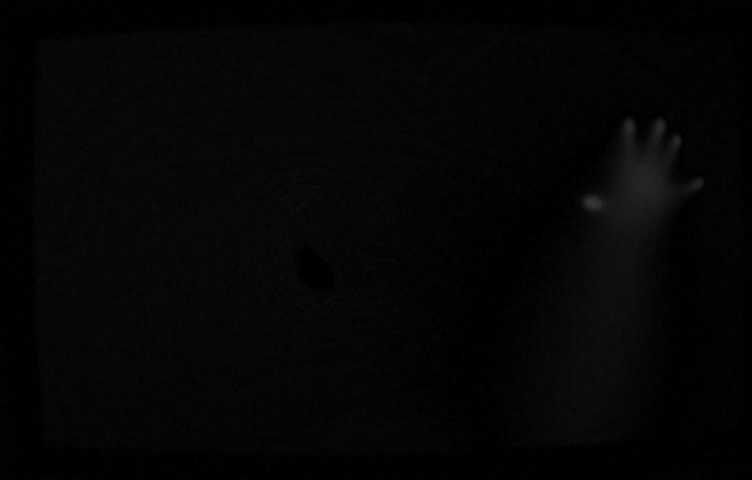
#> input picture GIMP/1.jpg, 752 x 480 px, given in place of mt_camera_raw.AVI, which was not available
$ python blob_detection.py
#> lines starting #> are read from the running program, lines starting #| are printed output that depends on the picture
### src/tuio_sender.py
from pythontuio import TuioServer, Cursor

TUIO_IP = "127.0.0.1"
TUIO_PORT = 3333
NORM_MIN = 0.0
NORM_MAX = 1.0

# [8 lines left out: function normalize, not called in this run]

def create_server():
    """Erstellt den TUIO-Server (sendet per UDP an ip:port)."""
    return TuioServer(TUIO_IP, TUIO_PORT)

# [31 lines left out: functions send_tracks, clear, not called in this run]

### src/blob_detection.py
import cv2
import time
from pathlib import Path
import numpy as np
from blob_tracking import update_tracks
from tuio_sender import create_server, send_tracks, clear

# --- Parameter der Pipeline (Startwerte der Trackbars) ---
BLUR_KERNEL = 15
SMOOTH_KERNEL = 5
THRESHOLD = 10
MIN_AREA = 2
MAX_DIST = 60
MAX_MISSED = 3              # so viele Frames darf ein Finger fehlen (bei 10 FPS = 300 ms)
NB_FRAMES = 20              # Anzahl Frames für das Hintergrundbild
FIRST_ID = 1                # erste vergebene Blob-ID
MIN_KERNEL = 1              # Kernel 0 führt bei cv2.blur zu einem Fehler

# --- Maximalwerte der Trackbars ---
BLUR_MAX = 101
SMOOTH_MAX = 31
THRESHOLD_MAX = 255
MIN_AREA_MAX = 500

# --- Bildverarbeitung ---
WHITE = 255                 # Wert für "weiß" im Binärbild (uint8)
MIN_ELLIPSE_POINTS = 5      # fitEllipse braucht mindestens 5 Punkte
HIERARCHY_PARENT = 3        # Index des Eltern-Elements in hierarchy[0][i]
NO_PARENT = -1              # kein Eltern-Element -> äußere Kontur

# --- Fenster ---
MAIN_WINDOW = "multi-touch"
PARAM_WINDOW = "parameter"
WINDOW_WIDTH = 720
WINDOW_HEIGHT = 480

# --- Farben (BGR) ---
RED = (0, 0, 255)
GREEN = (0, 255, 0)
BLUE = (255, 0, 0)
YELLOW = (0, 255, 255)
WHITE_BGR = (255, 255, 255)

# --- Zeichnen ---
ELLIPSE_THICKNESS = 2
CENTER_RADIUS = 2
CONTOUR_THICKNESS = 1
FONT = cv2.FONT_HERSHEY_PLAIN
FONT_SCALE = 1
FONT_THICKNESS = 1
ID_OFFSET_X = 8             # ID-Text rechts neben dem Blob
ID_OFFSET_Y = -8            # ID-Text über dem Blob
TEXT_POS_FRAME = (0, 15)    # Position "frame #..."
TEXT_POS_TIME = (0, 30)     # Position "time per frame..."

# --- Ablauf und Tasten ---
FRAME_DELAY_MS = 50       # Wartezeit pro Frame in waitKey
KEY_ESC = 27
KEY_PAUSE = ord('p')
DEBUG_FRAME = 100           # Frame, für den Debug-Infos ausgegeben werden

VIDEO_PATH = Path(__file__).parent.parent / "Video" / "mt_camera_raw.AVI"

# open video stream
# cap = cv2.VideoCapture(0, cv2.CAP_DSHOW) # open camera
cap = cv2.VideoCapture(str(VIDEO_PATH), cv2.CAP_FFMPEG)  # open video file (complete PATH might be needed!)
if not cap.isOpened():
    print('Unable to load the video, please check path and filename!')
    quit()

def to_gray(img):
    return cv2.cvtColor(img, cv2.COLOR_BGR2GRAY)

def make_background(cap, nb_frames):
#> called with nb_frames = 20
    cap.set(cv2.CAP_PROP_POS_FRAMES, 0)
    summe = None
    for i in range(nb_frames):
        success, frame = cap.read()
        if not success:
            break
        gray = to_gray(frame).astype(np.float32)
        if summe is None:
            summe = np.zeros_like(gray)
        summe += gray
#> this loop made 20 passes
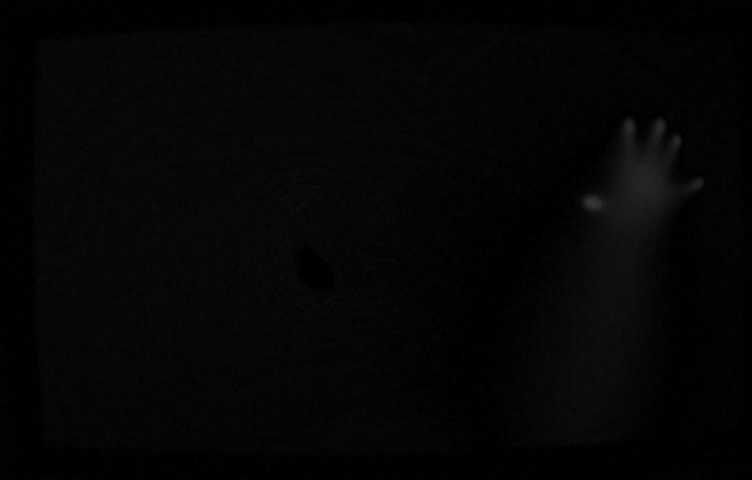
#> input picture GIMP/1.jpg, 752 x 480 px, given in place of mt_camera_raw.AVI, which was not available
#> pass 1, in make_background, `gray = to_gray(frame).astype(np.float32)`:
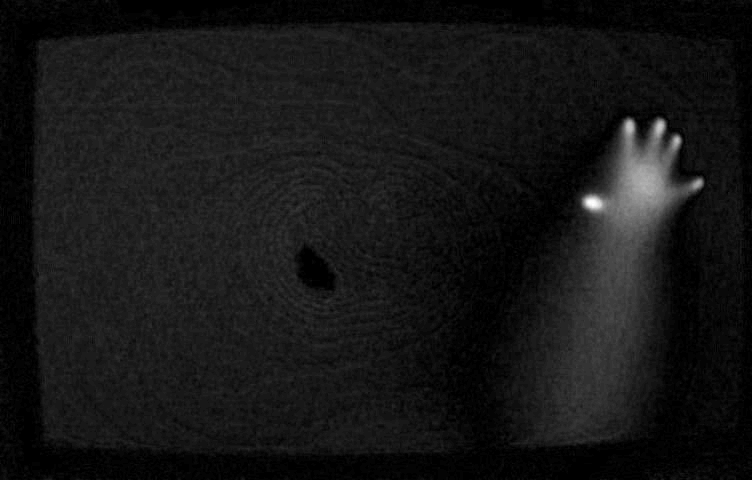
#> gray: shape (480, 752) float32; min 0, max 53, mean 4.7; drawn with min black and max white
#> pass 3, in make_background, `summe += gray`:
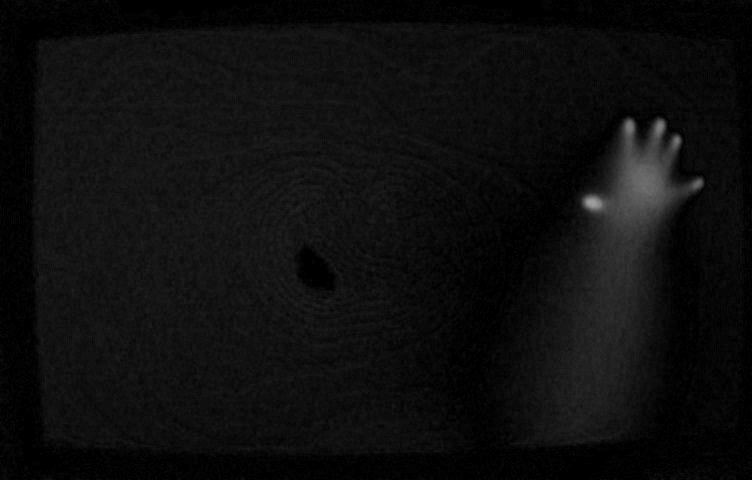
#> summe: shape (480, 752) float32; min 0, max 159, mean 14
#> frame is the input picture: shape (480, 752, 3); min 0, max 53, mean 4.7
    background = summe / nb_frames
    cap.set(cv2.CAP_PROP_POS_FRAMES, 0)
    return background.astype(np.uint8)

def substract_background(gray, background):
    """Differenzbild: |gray - background|, Typ uint8."""
    return cv2.absdiff(background, gray)

# [51 lines left out: functions highpass, binarize, find_contours, filter_blobs, blob_info, get_centers and 1 more, not called in this run]

def nothing(x):
    """Leere Funktion. createTrackbar braucht eine, wir brauchen sie nicht."""
    pass

def create_trackbars():
    """Erstellt ein Fenster mit einem Schieberegler pro Parameter."""
    cv2.namedWindow(PARAM_WINDOW)
    cv2.createTrackbar("blur",      PARAM_WINDOW, BLUR_KERNEL,   BLUR_MAX,      nothing)
    cv2.createTrackbar("smooth",    PARAM_WINDOW, SMOOTH_KERNEL, SMOOTH_MAX,    nothing)
    cv2.createTrackbar("threshold", PARAM_WINDOW, THRESHOLD,     THRESHOLD_MAX, nothing)
    cv2.createTrackbar("min_area",  PARAM_WINDOW, MIN_AREA,      MIN_AREA_MAX,  nothing)

# [15 lines left out: functions read_trackbars, draw_ids, not called in this run]

def run():

    frame_time_ms = 0
    tracks = {}
    next_id = FIRST_ID
    frame_counter = 0

    # create window and make it full-screen capable, set to 720p default
    cv2.namedWindow(MAIN_WINDOW, cv2.WINDOW_NORMAL)
    cv2.resizeWindow(MAIN_WINDOW, WINDOW_WIDTH, WINDOW_HEIGHT)

    background = make_background(cap, NB_FRAMES)
    create_trackbars()
    server = create_server()
    cursors = {}

    # loop through the video frames
    while True:

        # start time
        frame_time_start = time.time()

        # if the last frame of the video is reached, reset the frame_counter and start again
        if frame_counter == cap.get(cv2.CAP_PROP_FRAME_COUNT):
            frame_counter = 0
            cap.set(cv2.CAP_PROP_POS_FRAMES, 0)
            tracks = {}
            next_id = FIRST_ID
            clear(server, cursors)

        success, frame = cap.read()

        if success:
            blur_k, smooth_k, thresh, min_area = read_trackbars()
            height, width = frame.shape[:2]
            # make a copy of the original frame
            image = frame.copy()
            gray = to_gray(image)
            diff = substract_background(gray, background)
            #cv2.imshow("diff", diff)

            hp = highpass(diff, blur_k)
            smooth = cv2.blur(hp, (smooth_k, smooth_k))
            #cv2.imshow("highpass", hp)
            #cv2.imshow("highpass x4", cv2.convertScaleAbs(hp, alpha=4))  # nur zum Anschauen

            binary = binarize(smooth, thresh)
            #cv2.imshow("binary", binary)

            contours = find_contours(binary)
            blobs = filter_blobs(contours, min_area)
            centers = get_centers(blobs)
            tracks, next_id = update_tracks(tracks, centers, next_id, MAX_DIST,MAX_MISSED)
            send_tracks(server,cursors, tracks, width, height)
            draw_ids(image, tracks)
            cv2.drawContours(image, contours, -1, GREEN, CONTOUR_THICKNESS)  # alle Konturen: grün (-1 = alle zeichnen)
            for c in blobs:
                draw_blob(image, c)

            if frame_counter == DEBUG_FRAME:
                print("diff max:", diff.max(), " diff mean:", round(diff.mean(), 2))
                print("smooth max:", smooth.max())
                print("Anzahl Konturen:", len(contours))
                flaechen = sorted([cv2.contourArea(c) for c in contours], reverse=True)
                print("Flächen:", flaechen)
                print("Mittelpunkte:", centers)
                print("Anzahl Blobs:", len(blobs))
                for c in blobs:
                    (cx, cy), (w, h), angle = blob_info(c)
                    print(f"x={cx:.0f}  y={cy:.0f}  w={w:.1f}  h={h:.1f}  Winkel={angle:.0f}")
                #cv2.waitKey(0)

                # show framecounter and frametime
            cv2.putText(image, "frame #" + str(frame_counter), TEXT_POS_FRAME, FONT, FONT_SCALE,
                        WHITE_BGR, FONT_THICKNESS, cv2.LINE_8)
            cv2.putText(image, "time per frame: " + str(frame_time_ms) + "ms", TEXT_POS_TIME, FONT, FONT_SCALE,
                        WHITE_BGR, FONT_THICKNESS, cv2.LINE_8)

            # display frame
            cv2.imshow(MAIN_WINDOW, image)

            # need this!
            k = cv2.waitKey(FRAME_DELAY_MS)
            if k == KEY_ESC:  # Esc key to stop
                break
            if k == KEY_PAUSE:  # Taste für Pause
                cv2.waitKey(0)

            # count the frame
            frame_counter += 1

            # calculate time in milliseconds
            frame_time_ms = round((time.time() - frame_time_start) * 1000)

if __name__ == '__main__':
    run()
#> (the call stopped at in create_server, `return TuioServer(TUIO_IP, TUIO_PORT)`: pythontuio is not available in this run)
    cv2.destroyAllWindows()
